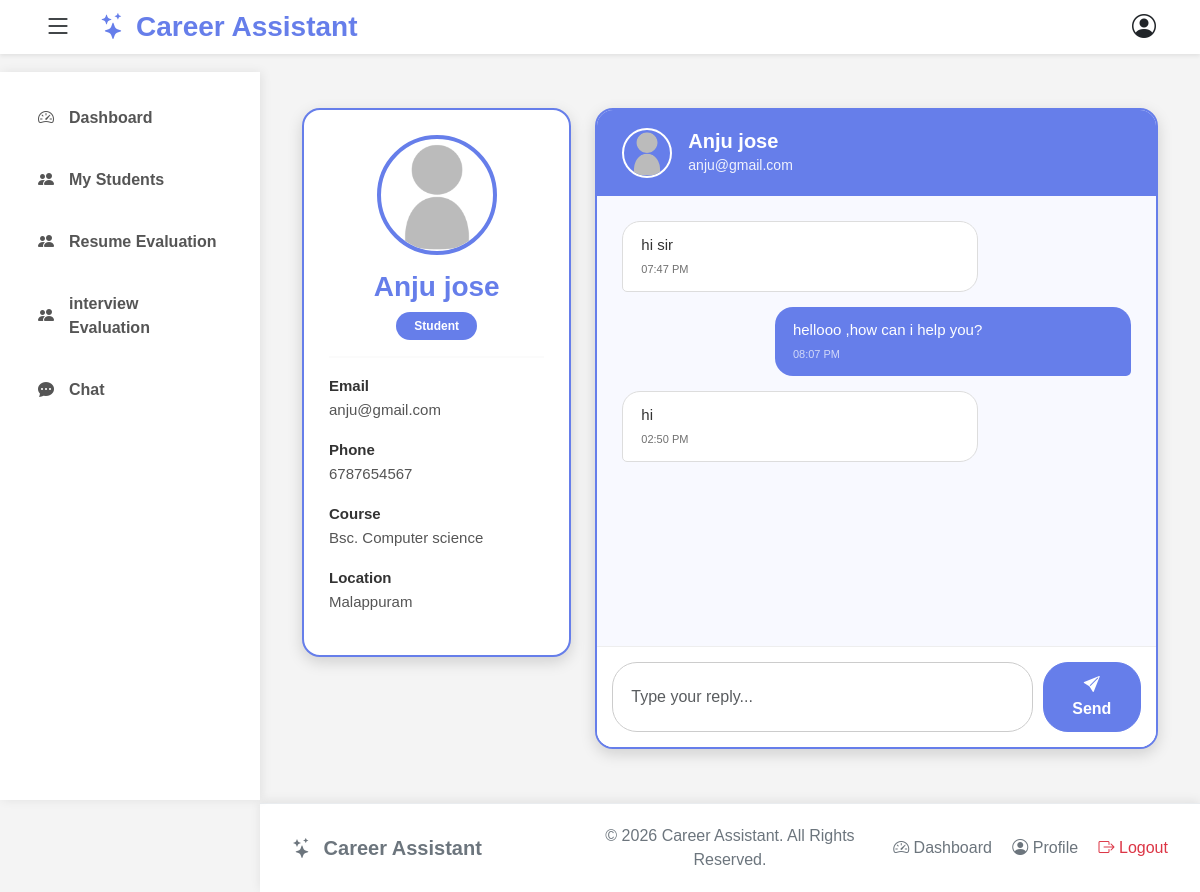
The app's page /mentor/chat/1/ (signed in) with its own data.
### careerproject/models.py (models this page shows, shortened)
class StudentProfile(models.Model):
    user = models.OneToOneField(CustomUser, on_delete=models.CASCADE)
    mentor = models.ForeignKey('MentorProfile', on_delete=models.SET_NULL, null=True, blank=True, related_name="students")
    profile_pic = models.ImageField(upload_to='students/', blank=True, null=True)
    full_name = models.CharField(max_length=100)
    phone = models.CharField(max_length=15,)
    GENDER_CHOICES = (
            ('Male', 'Male'),
            ('Female', 'Female'),
            ('Other', 'Other')
    )
    gender = models.CharField(max_length=10,choices=GENDER_CHOICES)
    dob = models.DateField(blank=True, null=True)
    location = models.CharField(max_length=100, blank=True)
    QUALIFICATION_CHOICES=(
            ('10th', '10th'),
            ('12th', '12th'),
            ('Diploma', 'Diploma'),
            ('Graduate', 'Graduate'),
            ('Post Graduate', 'Post Graduate'),
            ('Others', 'Others'),
    )
    qualification = models.CharField(max_length=30, choices=QUALIFICATION_CHOICES)
    course = models.CharField(max_length=100)
    OCCUPATIONAL_CHOICES=(
            ('Student', 'Student'),
            ('Unemployed', 'Unemployed'),
            ('Employed', 'Employed'),
            ('Career Break', 'Career Break'),
    )
    occupational_status = models.CharField(max_length=20, choices=OCCUPATIONAL_CHOICES)
    skills = models.TextField()
    resume = models.FileField(upload_to='resumes/', blank=True, null=True)
    bio = models.TextField(blank=True)

class CustomUser(AbstractUser):
    username = models.CharField(max_length=20, unique=True)
    email = models.EmailField(unique=True)
    ROLE_CHOICES = (
        ('admin', 'Admin'),
        ('student', 'Student'),
        ('mentor', 'Mentor'),
        ('company', 'Company'),
    )
    role = models.CharField(
        max_length=10, choices=ROLE_CHOICES, default='student')

class Message(models.Model):
    room = models.ForeignKey(
        ChatRoom,
        on_delete=models.CASCADE,
        related_name="messages"
    )
    sender = models.ForeignKey(
        CustomUser,
        on_delete=models.CASCADE
    )
    text = models.TextField()
    created_at = models.DateTimeField(
        auto_now_add=True
    )
    is_read = models.BooleanField(
        default=False
    )
    class Meta:
        ordering = ["created_at"]

### careerproject/views.py (the view, shortened to what this page needs)
# urls.py: path("mentor/chat/<int:room_id>/",views.mentor_chat,name="mentor_chat",),
@login_required
def mentor_chat(request, room_id):
    if request.user.role != "mentor":
        return redirect("dashboard")
    mentor = get_object_or_404(
        MentorProfile,
        user=request.user
    )
    room = get_object_or_404(
        ChatRoom,
        id=room_id,
        mentor=mentor
    )
    room.messages.filter(
        is_read=False
    ).exclude(
        sender=request.user
    ).update(
        is_read=True
    )
    return render(
        request,
        "mentor_module/chat/chat.html",
        {
            "room": room,
            "student": room.student,
            "chat_messages": room.messages.all()
        }
    )

### templates/mentor_module/chat/chat.html (shortened to what this page needs)
{% extends "mentor_module/mentor_base.html" %}
{% load static %}
{% block css %}
<link rel="stylesheet" href="{% static 'css/mentor_chat.css' %}">
{% endblock %}
{% block content %}
<div class="container py-4">
    <div class="row">
        <div class="col-lg-4">
            <div class="student-card">
                {% if student.profile_pic %}
                    <img src="{{ student.profile_pic.url }}"
                         class="student-img">
                {% else %}
                    <img src="{% static 'images/default_picture.webp' %}"
                         class="student-img">
                {% endif %}
                <h3>
                    {{ student.full_name }}
                </h3>
                <span class="badge bg-primary">
                    Student
                </span>
                <hr>
                <p>
                    <strong>Email</strong><br>
                    {{ student.user.email }}
                </p>
                <p>
                    <strong>Phone</strong><br>
                    {{ student.phone }}
                </p>
                <p>
                    <strong>Course</strong><br>
                    {{ student.course }}
                </p>
                <p>
                    <strong>Location</strong><br>
                    {{ student.location }}
                </p>
            </div>
        </div>
        <div class="col-lg-8">
            <div class="chat-card">
                <div class="chat-header">
                    <div class="d-flex align-items-center">
                        {% if student.profile_pic %}
                            <img src="{{ student.profile_pic.url }}"
                                 class="chat-avatar">
                        {% else %}
                            <img src="{% static 'images/default_picture.webp' %}"
                                 class="chat-avatar">
                        {% endif %}
                        <div class="ms-3">
                            <h5 class="mb-0">
                                {{ student.full_name }}
                            </h5>
                            <small>
                                {{ student.user.email }}
                            </small>
                        </div>
                    </div>
                </div>
                <div class="chat-body">
                    {% for message in chat_messages %}
                        {% if message.sender == request.user %}
                            <div class="message mentor">
                                {{ message.text }}
                                <br>
                                <small>
                                    {{ message.created_at|date:"h:i A" }}
                                </small>
                            </div>
                        {% else %}
                            <div class="message student">
                                {{ message.text }}
                                <br>
                                <small>
                                    {{ message.created_at|date:"h:i A" }}
                                </small>
                            </div>
                        {% endif %}
                    {% endfor %}
                </div>
                <form method="POST">
                    <div class="chat-footer">
                        <input
                            type="text"
                            name="message"
                            class="form-control"
                            placeholder="Type your reply..."
                            required>
                        <button class="btn btn-primary">
                            <i class="bi bi-send-fill"></i>
                            Send
                        </button>
                    </div>
                </form>
            </div>
        </div>
    </div>
</div>
{% endblock %}

### static/css/private.css (style rules this page uses)
* { margin:0; padding:0; box-sizing:border-box; }
body { font-family:'Segoe UI',sans-serif; background:#f5f7fb; min-height:100vh; display:flex; flex-direction:column; }
html,body { height:100%; }
body { display:flex; flex-direction:column; min-height:100vh; }

### static/css/mentor_chat.css (style rules this page uses)
body { background-color:#f4f4f4; font-family:Arial, sans-serif; }
.student-card { background:white; border:2px solid #667eea; border-radius:18px; padding:25px; text-align:center; box-shadow:0 5px 15px rgba(0,0,0,0.15); }
.student-img { width:120px; height:120px; border-radius:50%; object-fit:cover; border:4px solid #667eea; margin-bottom:15px; }
.student-card h3 { color:#667eea; font-weight:bold; }
.student-card .badge { background:#667eea !important; padding:8px 18px; border-radius:20px; }
.student-card hr { border-top:2px solid #eee; }
.student-card p { text-align:left; color:#555; font-size:15px; line-height:1.6; }
.student-card strong { color:#333; }
.chat-card { background:white; border:2px solid #667eea; border-radius:18px; overflow:hidden; box-shadow:0 5px 15px rgba(0,0,0,0.15); }
.chat-header { background:#667eea; color:white; padding:18px 25px; }
.chat-avatar { width:50px; height:50px; border-radius:50%; object-fit:cover; border:2px solid white; }
.chat-header h5 { font-weight:bold; }
.chat-header small { opacity:.9; }
.chat-body { height:450px; overflow-y:auto; padding:25px; background:#f8f9ff; }
.message { max-width:70%; padding:12px 18px; margin-bottom:15px; border-radius:18px; line-height:1.5; font-size:15px; }
.message small { font-size:11px; opacity:.7; }
.message.mentor { background:#667eea; color:white; margin-left:auto; border-bottom-right-radius:5px; }
.message.student { background:white; color:#333; border:1px solid #ddd; margin-right:auto; border-bottom-left-radius:5px; }
.chat-footer { display:flex; gap:10px; padding:15px; background:white; border-top:1px solid #eee; }
.chat-footer .form-control { border-radius:25px; border:1px solid #ccc; padding:12px 18px; }
.chat-footer .btn-primary { background:#667eea; border-color:#667eea; border-radius:25px; padding:10px 25px; font-weight:bold; }

### records on screen
StudentProfile: full_name "Anju jose", user.email "anju@gmail.com", phone "6787654567", course "Bsc. Computer science", location "Malappuram"
Message: text "hi sir", created_at "07:47 PM"
Message: text "hellooo ,how can i help you?", created_at "08:07 PM"
Message: text "hi", created_at "02:50 PM"
